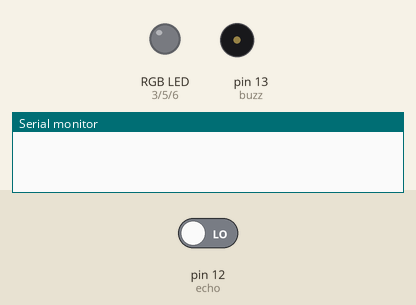
Simulated run of this sketch. Board: Arduino Uno, built with avr-gcc and run on an emulated ATmega328P. Shown: an RGB LED mixed from three pins (HIGH = lit), buzzer (waves = sounding), the last lines printed to the serial monitor. The test bench sets the inputs (shaded band); at power-on: pin 12 (echo) LOW. Pins used as bus, display or sensor lines are not drawn.

Above: at 0.05 s.
At 1.5 s:
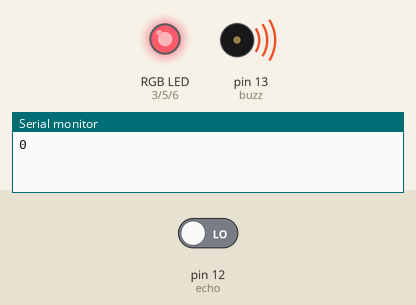
Timing chart, 0 to 3.0 s (numbered marks = the images above):
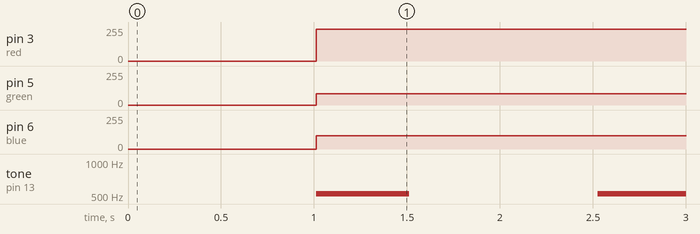

The sketch:

wackypiano.ino
```cpp
int trig = 11;
int echo = 12;
int distance = 0;
int duration = 0;
int red = 3;
int green = 5;
int blue = 6;
int buzz = 13;


void setup() {
  // put your setup code here, to run once:
 pinMode(buzz,OUTPUT);
 pinMode(red, OUTPUT);
  pinMode(green, OUTPUT);
  pinMode(blue, OUTPUT);
  Serial.begin(9600);
pinMode(trig, OUTPUT);
pinMode(echo, INPUT);
}

void loop() {
  // put your main code here, to run repeatedly:
digitalWrite(trig,LOW);
delay(2);
digitalWrite(trig,HIGH);
delay(10);
digitalWrite(trig,LOW);
duration = pulseIn(echo, HIGH);
distance = (duration*0.034)/2;
Serial.println(distance);

digitalWrite(red,LOW);
digitalWrite(green,LOW);
digitalWrite(blue,LOW);

if (distance<=20)
{
  tone(buzz,523);
  analogWrite(red, 237);
analogWrite(green, 85);
analogWrite(blue, 100);
delay(500);
}
if (distance>20 and distance<=40)
{
  tone(buzz,587);
  analogWrite(red, 255);
analogWrite(green, 206);
analogWrite(blue, 84);
delay(500);
}
if (distance>40 and distance <=60)
{
  tone(buzz,659);
  analogWrite(red, 160);
analogWrite(green, 213);
analogWrite(blue, 104);
delay(500);
}
if (distance>60 and distance<=80)
{
  tone(buzz,698);
  analogWrite(red, 79);
analogWrite(green, 193);
analogWrite(blue, 232);
delay(500);
}
if (distance>80 and distance<=100)
{
  tone(buzz,784);
  analogWrite(red, 172);
analogWrite(green, 146);
analogWrite(blue, 235);
delay(500);
}
 else
  {
    noTone(buzz);
  }

}
```

Measured:
- by itself, pin 3 (red): 0/255 → 237/255 at 1.0 s
- by itself, pin 5 (green): 0/255 → 85/255 at 1.0 s
- by itself, pin 6 (blue): 0/255 → 100/255 at 1.0 s
- by itself, tone on pin 13 (buzz): alternates 523 Hz for 0.50 s and silent for 1.0 s
